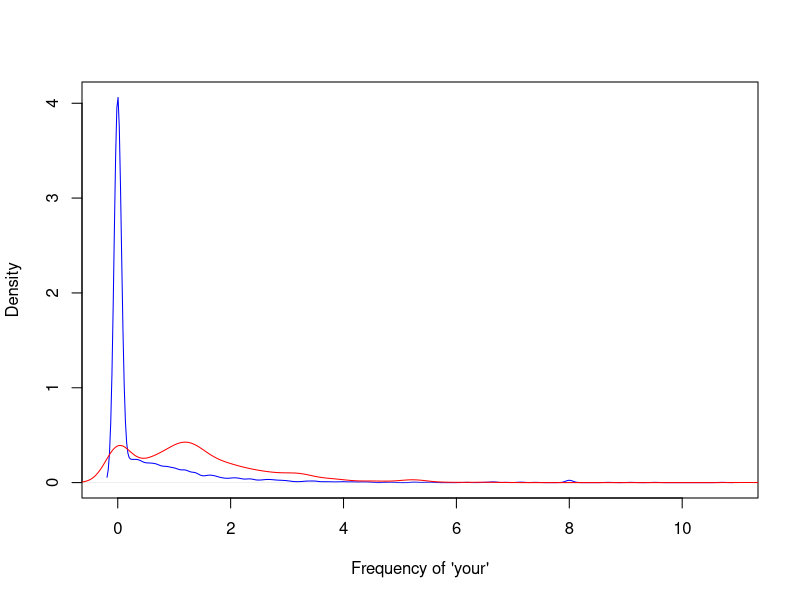
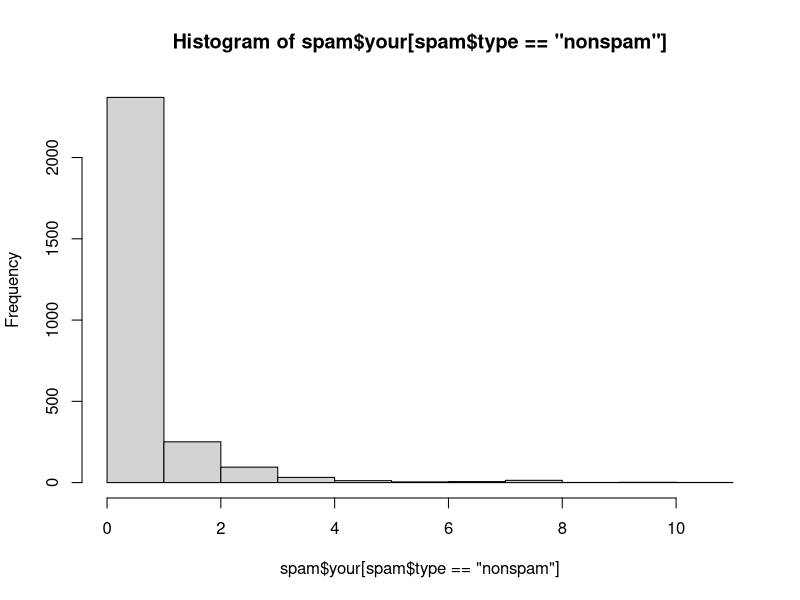
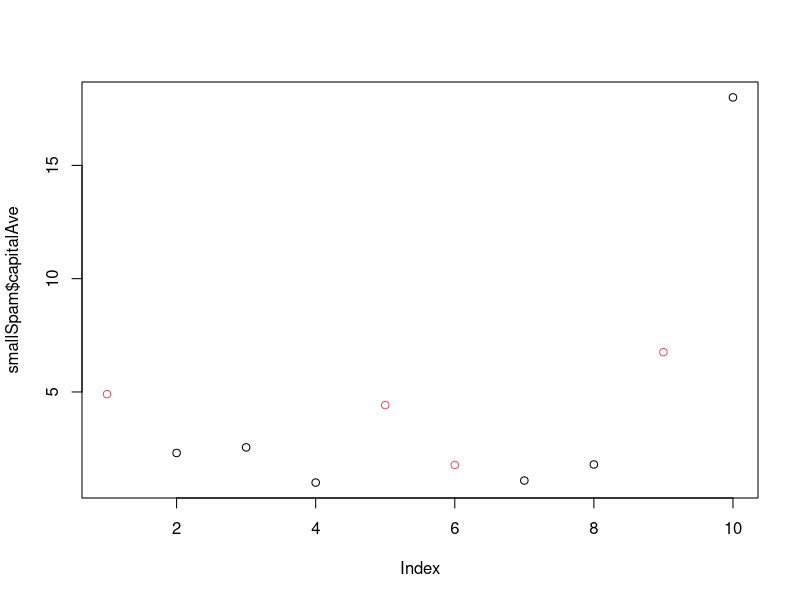

The R script that drew these images, in order:

library(kernlab)
data(spam)
head(spam)

plot(density(spam$your[spam$type=="nonspam"]),
     col="blue",main="",xlab="Frequency of 'your'")
lines(density(spam$your[spam$type=="spam"]),col="red")

hist(spam$your[spam$type=="nonspam"])


### IN sample vs OUT OF sample errors

library(kernlab); data(spam); set.seed(333)
smallSpam <- spam[sample(dim(spam)[1],size=10),]
spamLabel <- (smallSpam$type=="spam")*1 + 1
plot(smallSpam$capitalAve,col=spamLabel)

## 'perfect' rule (but only for this sample)
#capitalAve $>$ 2.7 = "spam"
#capitalAve $<$ 2.40 = "nonspam"
#capitalAve between 2.40 and 2.45 = "spam"
#capitalAve between 2.45 and 2.7 = "nonspam"

rule1 <- function(x){
    prediction <- rep(NA,length(x))
    prediction[x > 2.7] <- "spam"
    prediction[x < 2.40] <- "nonspam"
    prediction[(x >= 2.40 & x <= 2.45)] <- "spam"
    prediction[(x > 2.45 & x <= 2.70)] <- "nonspam"
    return(prediction)
}
table(rule1(smallSpam$capitalAve),smallSpam$type)

#simplier rule
rule2 <- function(x){
    prediction <- rep(NA,length(x))
    prediction[x > 2.8] <- "spam"
    prediction[x <= 2.8] <- "nonspam"
    return(prediction)
}
table(rule2(smallSpam$capitalAve),smallSpam$type)

#applying to all data
table(rule1(spam$capitalAve),spam$type)
table(rule2(spam$capitalAve),spam$type)
mean(rule1(spam$capitalAve)==spam$type)
mean(rule2(spam$capitalAve)==spam$type)

#accuracy
sum(rule1(spam$capitalAve)==spam$type)
sum(rule2(spam$capitalAve)==spam$type)
